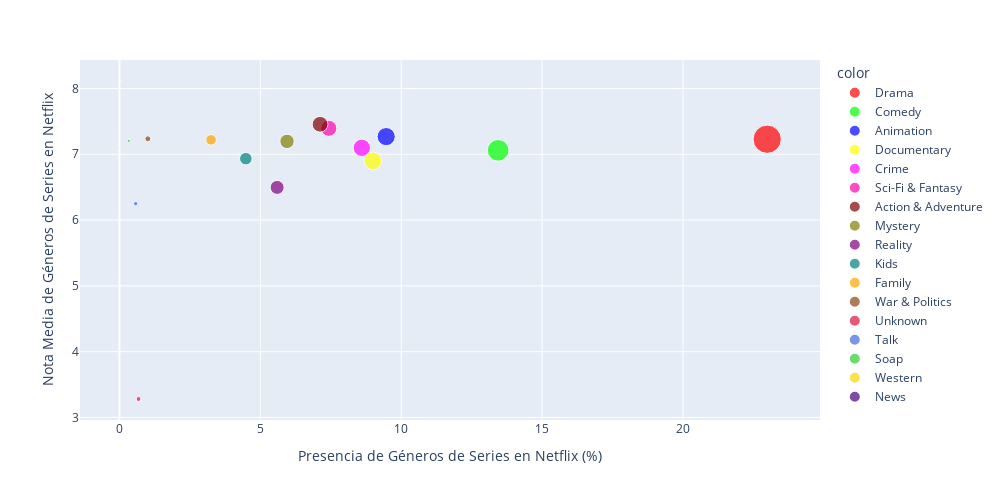

Notebook code for this chart:
### Code cell
#De nuevo, medias y medianas no varían mucho así que procedemos a dibujar la gráfica
porcentaje_presencia = info_final_series_votadas_netflix["netflix_genre_percentage"].to_list() #Eje X de nuestra gráfica
nota_media = info_final_series_votadas_netflix["vote_avg_genre"].to_list() #Eje Y de nuestra gráfica
numero_apariciones = info_final_series_votadas_netflix["genre_presence"].to_list() #Tamaño de los puntos
genero = info_final_series_votadas_netflix.index.to_list() #Géneros de las series

fig_series_netflix = px.scatter(
    x=porcentaje_presencia,
    y=nota_media,
    size=numero_apariciones, 
    color=genero,
    color_discrete_sequence=distinct_colors, 
    labels={'x': 'Presencia de Géneros de Series en Netflix (%)', 'y': 'Nota Media de Géneros de Series en Netflix'},
    hover_name=genero, 
    width=1000,  
    height=500
)
fig_series_netflix.show()

### Figure 1 — Plotly figure (JSON) as saved in the notebook; plotly's stock layout.template omitted (floating-point values rounded to 4 significant figures)
{"data": [{"hovertemplate": "<b>%{hovertext}</b><br><br>color=Drama<br>Presencia de Géneros de Series en Netflix (%)=%{x}<br>Nota Media de Géneros de Series en Netflix=%{y}<br>size=%{marker.size}<extra></extra>", "hovertext": ["Drama"], "legendgroup": "Drama", "marker": {"color": "#FF0000", "size": [1117], "sizemode": "area", "sizeref": 2.792, "symbol": "circle"}, "mode": "markers", "name": "Drama", "orientation": "v", "showlegend": true, "type": "scatter", "x": [22.99], "xaxis": "x", "y": [7.229], "yaxis": "y"}, {"hovertemplate": "<b>%{hovertext}</b><br><br>color=Comedy<br>Presencia de Géneros de Series en Netflix (%)=%{x}<br>Nota Media de Géneros de Series en Netflix=%{y}<br>size=%{marker.size}<extra></extra>", "hovertext": ["Comedy"], "legendgroup": "Comedy", "marker": {"color": "#00FF00", "size": [653], "sizemode": "area", "sizeref": 2.792, "symbol": "circle"}, "mode": "markers", "name": "Comedy", "orientation": "v", "showlegend": true, "type": "scatter", "x": [13.44], "xaxis": "x", "y": [7.06], "yaxis": "y"}, {"hovertemplate": "<b>%{hovertext}</b><br><br>color=Animation<br>Presencia de Géneros de Series en Netflix (%)=%{x}<br>Nota Media de Géneros de Series en Netflix=%{y}<br>size=%{marker.size}<extra></extra>", "hovertext": ["Animation"], "legendgroup": "Animation", "marker": {"color": "#0000FF", "size": [460], "sizemode": "area", "sizeref": 2.792, "symbol": "circle"}, "mode": "markers", "name": "Animation", "orientation": "v", "showlegend": true, "type": "scatter", "x": [9.467], "xaxis": "x", "y": [7.269], "yaxis": "y"}, {"hovertemplate": "<b>%{hovertext}</b><br><br>color=Documentary<br>Presencia de Géneros de Series en Netflix (%)=%{x}<br>Nota Media de Géneros de Series en Netflix=%{y}<br>size=%{marker.size}<extra></extra>", "hovertext": ["Documentary"], "legendgroup": "Documentary", "marker": {"color": "#FFFF00", "size": [437], "sizemode": "area", "sizeref": 2.792, "symbol": "circle"}, "mode": "markers", "name": "Documentary", "orientation": "v", "showlegend": true, "type": "scatter", "x": [8.994], "xaxis": "x", "y": [6.9], "yaxis": "y"}, {"hovertemplate": "<b>%{hovertext}</b><br><br>color=Crime<br>Presencia de Géneros de Series en Netflix (%)=%{x}<br>Nota Media de Géneros de Series en Netflix=%{y}<br>size=%{marker.size}<extra></extra>", "hovertext": ["Crime"], "legendgroup": "Crime", "marker": {"color": "#FF00FF", "size": [418], "sizemode": "area", "sizeref": 2.792, "symbol": "circle"}, "mode": "markers", "name": "Crime", "orientation": "v", "showlegend": true, "type": "scatter", "x": [8.603], "xaxis": "x", "y": [7.098], "yaxis": "y"}, {"hovertemplate": "<b>%{hovertext}</b><br><br>color=Sci-Fi & Fantasy<br>Presencia de Géneros de Series en Netflix (%)=%{x}<br>Nota Media de Géneros de Series en Netflix=%{y}<br>size=%{marker.size}<extra></extra>", "hovertext": ["Sci-Fi & Fantasy"], "legendgroup": "Sci-Fi & Fantasy", "marker": {"color": "#ff00ae", "size": [361], "sizemode": "area", "sizeref": 2.792, "symbol": "circle"}, "mode": "markers", "name": "Sci-Fi & Fantasy", "orientation": "v", "showlegend": true, "type": "scatter", "x": [7.43], "xaxis": "x", "y": [7.395], "yaxis": "y"}, {"hovertemplate": "<b>%{hovertext}</b><br><br>color=Action & Adventure<br>Presencia de Géneros de Series en Netflix (%)=%{x}<br>Nota Media de Géneros de Series en Netflix=%{y}<br>size=%{marker.size}<extra></extra>", "hovertext": ["Action & Adventure"], "legendgroup": "Action & Adventure", "marker": {"color": "#800000", "size": [346], "sizemode": "area", "sizeref": 2.792, "symbol": "circle"}, "mode": "markers", "name": "Action & Adventure", "orientation": "v", "showlegend": true, "type": "scatter", "x": [7.121], "xaxis": "x", "y": [7.456], "yaxis": "y"}, {"hovertemplate": "<b>%{hovertext}</b><br><br>color=Mystery<br>Presencia de Géneros de Series en Netflix (%)=%{x}<br>Nota Media de Géneros de Series en Netflix=%{y}<br>size=%{marker.size}<extra></extra>", "hovertext": ["Mystery"], "legendgroup": "Mystery", "marker": {"color": "#808000", "size": [289], "sizemode": "area", "sizeref": 2.792, "symbol": "circle"}, "mode": "markers", "name": "Mystery", "orientation": "v", "showlegend": true, "type": "scatter", "x": [5.948], "xaxis": "x", "y": [7.196], "yaxis": "y"}, {"hovertemplate": "<b>%{hovertext}</b><br><br>color=Reality<br>Presencia de Géneros de Series en Netflix (%)=%{x}<br>Nota Media de Géneros de Series en Netflix=%{y}<br>size=%{marker.size}<extra></extra>", "hovertext": ["Reality"], "legendgroup": "Reality", "marker": {"color": "#800080", "size": [272], "sizemode": "area", "sizeref": 2.792, "symbol": "circle"}, "mode": "markers", "name": "Reality", "orientation": "v", "showlegend": true, "type": "scatter", "x": [5.598], "xaxis": "x", "y": [6.496], "yaxis": "y"}, {"hovertemplate": "<b>%{hovertext}</b><br><br>color=Kids<br>Presencia de Géneros de Series en Netflix (%)=%{x}<br>Nota Media de Géneros de Series en Netflix=%{y}<br>size=%{marker.size}<extra></extra>", "hovertext": ["Kids"], "legendgroup": "Kids", "marker": {"color": "#008080", "size": [218], "sizemode": "area", "sizeref": 2.792, "symbol": "circle"}, "mode": "markers", "name": "Kids", "orientation": "v", "showlegend": true, "type": "scatter", "x": [4.487], "xaxis": "x", "y": [6.933], "yaxis": "y"}, {"hovertemplate": "<b>%{hovertext}</b><br><br>color=Family<br>Presencia de Géneros de Series en Netflix (%)=%{x}<br>Nota Media de Géneros de Series en Netflix=%{y}<br>size=%{marker.size}<extra></extra>", "hovertext": ["Family"], "legendgroup": "Family", "marker": {"color": "#FFA500", "size": [158], "sizemode": "area", "sizeref": 2.792, "symbol": "circle"}, "mode": "markers", "name": "Family", "orientation": "v", "showlegend": true, "type": "scatter", "x": [3.252], "xaxis": "x", "y": [7.22], "yaxis": "y"}, {"hovertemplate": "<b>%{hovertext}</b><br><br>color=War & Politics<br>Presencia de Géneros de Series en Netflix (%)=%{x}<br>Nota Media de Géneros de Series en Netflix=%{y}<br>size=%{marker.size}<extra></extra>", "hovertext": ["War & Politics"], "legendgroup": "War & Politics", "marker": {"color": "#8B4513", "size": [49], "sizemode": "area", "sizeref": 2.792, "symbol": "circle"}, "mode": "markers", "name": "War & Politics", "orientation": "v", "showlegend": true, "type": "scatter", "x": [1.008], "xaxis": "x", "y": [7.235], "yaxis": "y"}, {"hovertemplate": "<b>%{hovertext}</b><br><br>color=Unknown<br>Presencia de Géneros de Series en Netflix (%)=%{x}<br>Nota Media de Géneros de Series en Netflix=%{y}<br>size=%{marker.size}<extra></extra>", "hovertext": ["Unknown"], "legendgroup": "Unknown", "marker": {"color": "#DC143C", "size": [33], "sizemode": "area", "sizeref": 2.792, "symbol": "circle"}, "mode": "markers", "name": "Unknown", "orientation": "v", "showlegend": true, "type": "scatter", "x": [0.6792], "xaxis": "x", "y": [3.28], "yaxis": "y"}, {"hovertemplate": "<b>%{hovertext}</b><br><br>color=Talk<br>Presencia de Géneros de Series en Netflix (%)=%{x}<br>Nota Media de Géneros de Series en Netflix=%{y}<br>size=%{marker.size}<extra></extra>", "hovertext": ["Talk"], "legendgroup": "Talk", "marker": {"color": "#4169E1", "size": [28], "sizemode": "area", "sizeref": 2.792, "symbol": "circle"}, "mode": "markers", "name": "Talk", "orientation": "v", "showlegend": true, "type": "scatter", "x": [0.5763], "xaxis": "x", "y": [6.249], "yaxis": "y"}, {"hovertemplate": "<b>%{hovertext}</b><br><br>color=Soap<br>Presencia de Géneros de Series en Netflix (%)=%{x}<br>Nota Media de Géneros de Series en Netflix=%{y}<br>size=%{marker.size}<extra></extra>", "hovertext": ["Soap"], "legendgroup": "Soap", "marker": {"color": "#32CD32", "size": [16], "sizemode": "area", "sizeref": 2.792, "symbol": "circle"}, "mode": "markers", "name": "Soap", "orientation": "v", "showlegend": true, "type": "scatter", "x": [0.3293], "xaxis": "x", "y": [7.204], "yaxis": "y"}, {"hovertemplate": "<b>%{hovertext}</b><br><br>color=Western<br>Presencia de Géneros de Series en Netflix (%)=%{x}<br>Nota Media de Géneros de Series en Netflix=%{y}<br>size=%{marker.size}<extra></extra>", "hovertext": ["Western"], "legendgroup": "Western", "marker": {"color": "#FFD700", "size": [3], "sizemode": "area", "sizeref": 2.792, "symbol": "circle"}, "mode": "markers", "name": "Western", "orientation": "v", "showlegend": true, "type": "scatter", "x": [0.06174], "xaxis": "x", "y": [8.114], "yaxis": "y"}, {"hovertemplate": "<b>%{hovertext}</b><br><br>color=News<br>Presencia de Géneros de Series en Netflix (%)=%{x}<br>Nota Media de Géneros de Series en Netflix=%{y}<br>size=%{marker.size}<extra></extra>", "hovertext": ["News"], "legendgroup": "News", "marker": {"color": "#4B0082", "size": [1], "sizemode": "area", "sizeref": 2.792, "symbol": "circle"}, "mode": "markers", "name": "News", "orientation": "v", "showlegend": true, "type": "scatter", "x": [0.02058], "xaxis": "x", "y": [7.1], "yaxis": "y"}], "layout": {"height": 500, "legend": {"itemsizing": "constant", "title": {"text": "color"}, "tracegroupgap": 0}, "margin": {"t": 60}, "width": 1000, "xaxis": {"anchor": "y", "domain": [0, 1], "title": {"text": "Presencia de Géneros de Series en Netflix (%)"}}, "yaxis": {"anchor": "x", "domain": [0, 1], "title": {"text": "Nota Media de Géneros de Series en Netflix"}}}}
